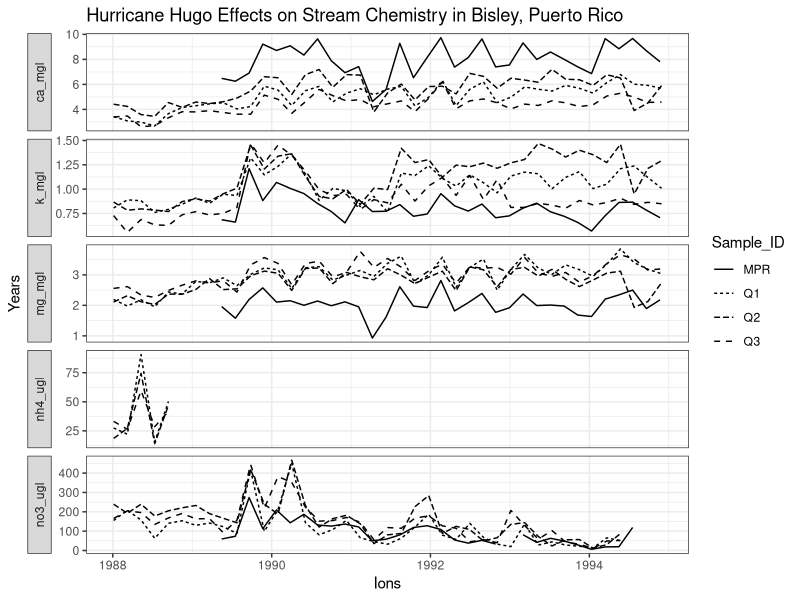

Generate this figure with R:
library(tidyverse)
binded_long_output <- read_csv("output/bined_long.csv")


figure3_recreation <- binded_long_output |>
  ggplot(
    mapping = aes(
      x = window_start,
      y = window_mean,
      group = Sample_ID,
      linetype = Sample_ID,
    )
  ) +
  geom_line() +
  theme_linedraw() +
  theme_bw() +
  theme(
    strip.placement = "outside",
    legend.position = "right"
  ) +
  facet_grid(vars(binded_long_output$ions), scales = "free", switch = "y") +
  labs(
    x = "Ions",
    y = "Years",
    title = "Hurricane Hugo Effects on Stream Chemistry in Bisley, Puerto Rico"
  )


figure3_recreation
